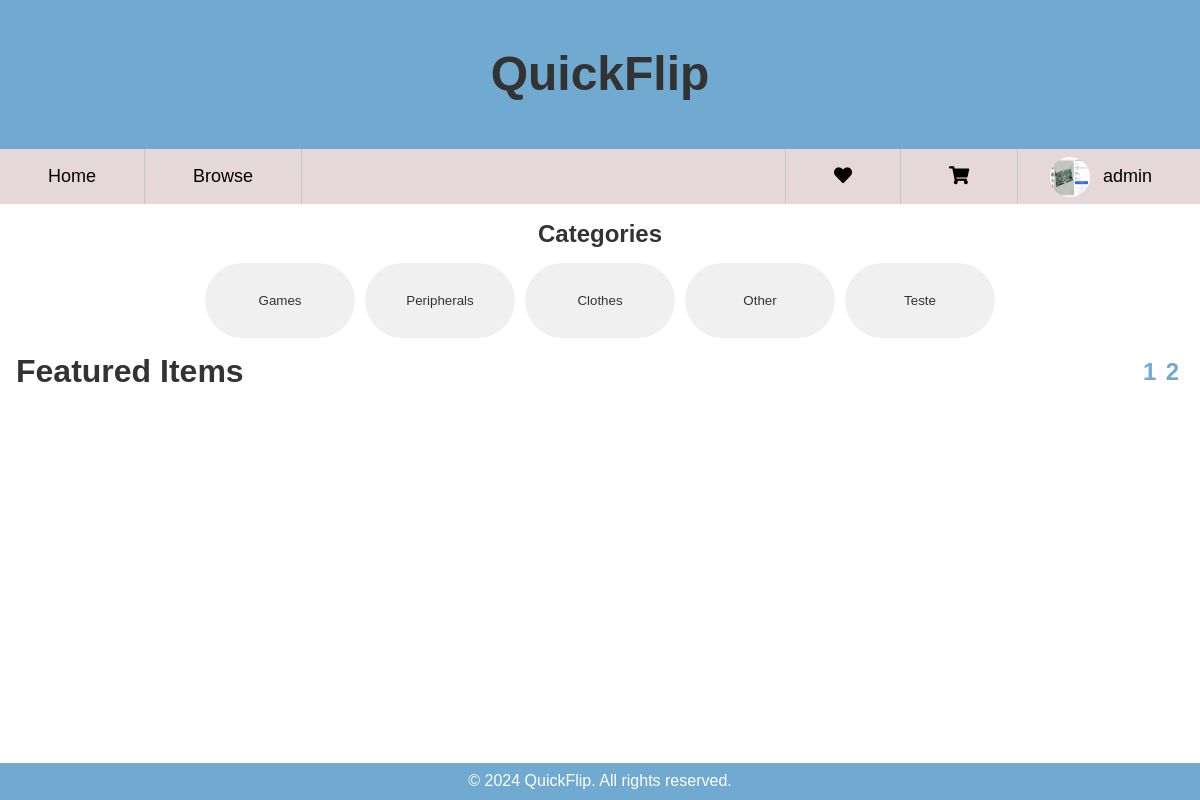
/pages/index.php (signed in), run on the app's committed database.
### tables this page shows
CREATE TABLE categories (
    category_id INTEGER PRIMARY KEY AUTOINCREMENT,
    name TEXT UNIQUE NOT NULL
);

### pages/index.php (the view, shortened to what this page needs)
<?php
    require_once(__DIR__ . '/../templates/common.tpl.php');
    $session = new Session();
    $db = getDatabaseConnection();
    $stmt = $db->prepare('SELECT COUNT(*) AS number FROM items WHERE seller_id != ? AND status = "listed"');
    $stmt->execute([$session->getParam('id')]);
    $n = $stmt->fetch(PDO::FETCH_ASSOC)['number'];
?>
<main id="mainPage">
    <section class="featured-items">
        <h1>Categories </h1>
        <div id ="featured-buttons">
            <?php
            $stmt = $db->query("SELECT * FROM categories");
            $categories = $stmt->fetchAll();
            foreach ($categories as $category) {
                echo "<button class='category-button' data-category-id='" . $category['category_id'] ."'>" . htmlspecialchars($category['name']) . "</button>";
            }
            ?>
        </div>
        <div class="featured-header">
            <h1>Featured Items</h1>
            <div class = "pageSelect">
                <list>
                    <?php for($i = 0; $i < max((($n)/10),1); $i++): ?>
                        <li><h2><a href = "#" onclick = "changePage(<?php echo $i?>)"><?php echo $i + 1?></a></h2></li>
                    <?php endfor; ?>
                </list>
            </div>
        </div>
    </section>
</main>
</body>
</html>

### assets/style/style.css (style rules this page uses)
* { margin: 0; padding: 0; box-sizing: border-box; }
html,body { height: 100%; }
body { font-family: Arial, sans-serif; }
.featured-items { margin: 1em 0; }
.featured-items .featured-header { text-align: center; margin: 0em 1em 0em 1em; display: flex; justify-content: center; }
.featured-items .featured-header h1 { font-size: 2em; }
.featured-items h1 { color: #333; margin: 0; }
#featured-buttons { margin-left: auto; margin-right: auto; display: flex; flex-wrap: wrap; align-self: center; justify-content: center; align-items: center; padding: 10px; }
.category-button { display: inline-flex; justify-content: center; align-items: center; padding: 30px 40px; margin: 5px; min-width: 150px; background-color: #f0f0f0; color: #333; border: none; border-radius: 999px; cursor: pointer; transition: background-color 0.3s, color 0.3s; }
main { text-align: center; }
.pageSelect { margin-left: auto; display: flex; }
.pageSelect list { display: flex; margin-left: auto; list-style: none; }
.pageSelect list li { margin: 0.3em; }
.pageSelect list li a { text-decoration: none; color: #70aad1; }
h1 { color: #333; text-align: center; margin-bottom: 20px; }

### assets/style/layout.css (style rules this page uses)
body { display: grid; grid-template-rows: auto 1fr auto; }
#mainPage { flex-direction: row; }
.featured-items { text-align: center; }

### data on the page
categories: name "Games"
categories: name "Peripherals"
categories: name "Clothes"
categories: name "Other"
categories: name "Teste"

### other printed values
$_SESSION['username'] "admin"
